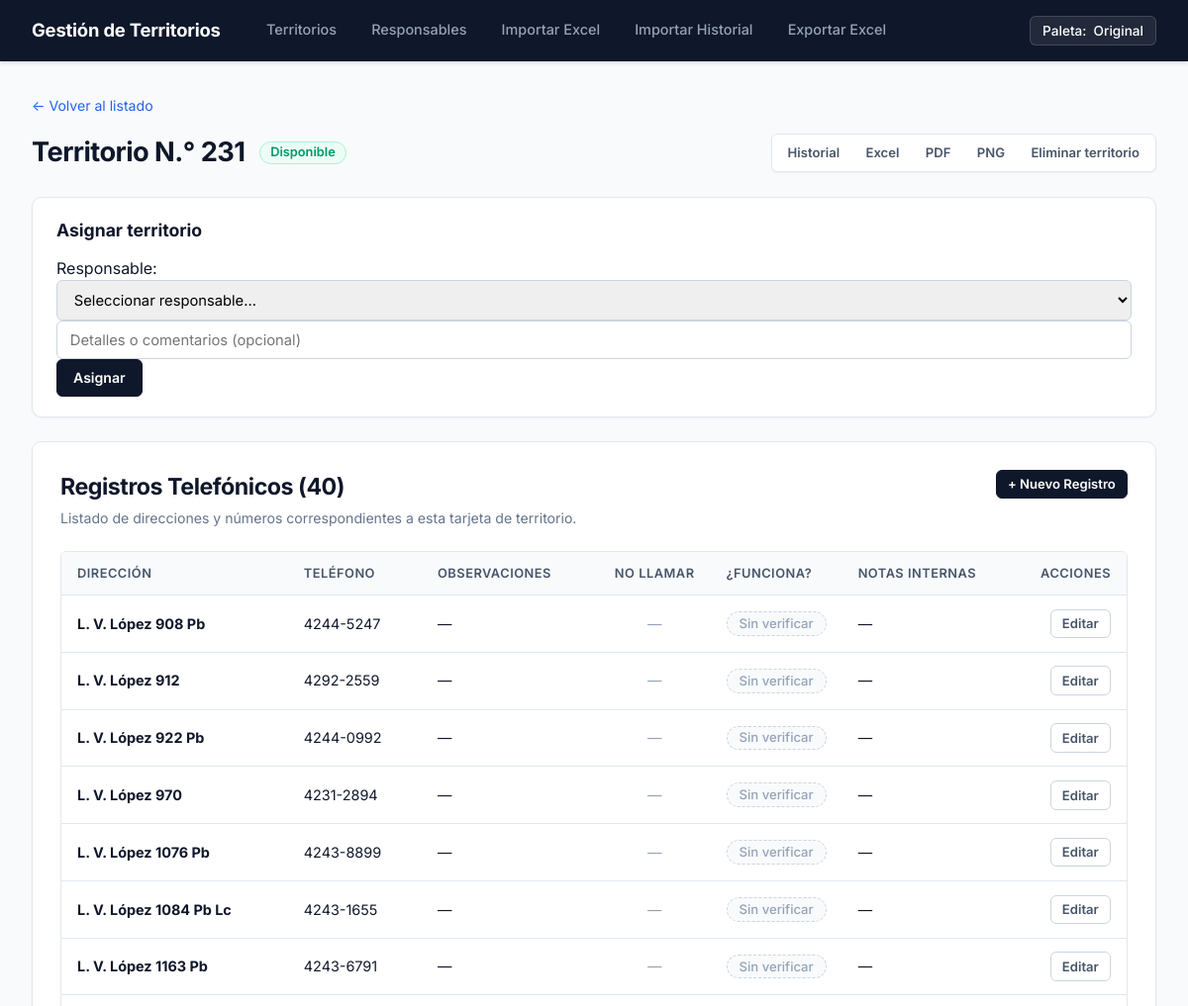
The page /territorio/97 (upper part) on the database as committed earlier.
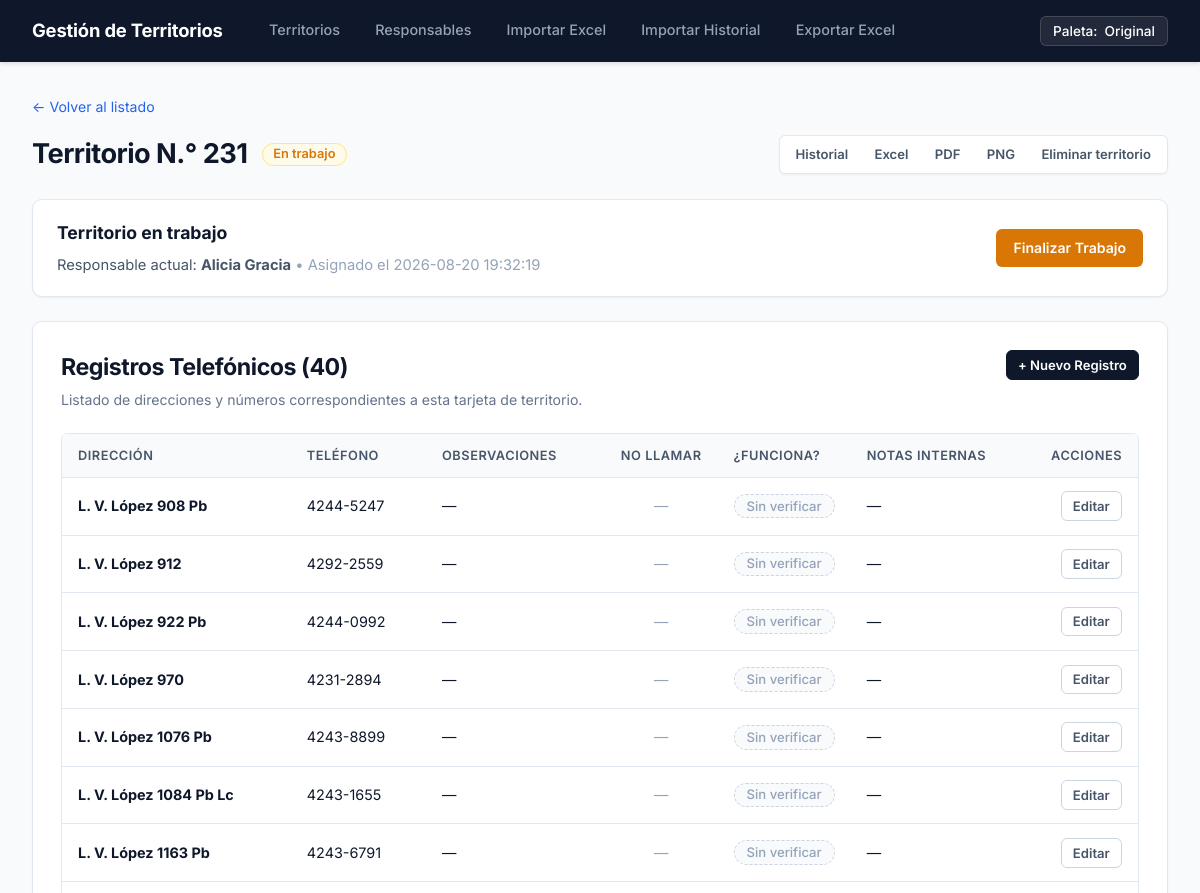
The same page on the database as committed later.
### tables this page shows
CREATE TABLE territorios (
    id INTEGER PRIMARY KEY AUTOINCREMENT,
    numero TEXT NOT NULL UNIQUE,
    estado TEXT CHECK(estado IN ('Disponible', 'En trabajo')) DEFAULT 'Disponible'
);

CREATE TABLE responsables (
    id INTEGER PRIMARY KEY AUTOINCREMENT,
    nombre TEXT NOT NULL,
    activo INTEGER DEFAULT 1 -- 1: activo, 0: inactivo
, telefono TEXT DEFAULT NULL, email TEXT DEFAULT NULL, fecha_alta TEXT DEFAULT NULL);

CREATE TABLE asignaciones (
    id INTEGER PRIMARY KEY AUTOINCREMENT,
    territorio_id INTEGER NOT NULL,
    responsable_id INTEGER NOT NULL,
    fecha_asignado TEXT NOT NULL,      -- Formato ISO: YYYY-MM-DD HH:MM:SS
    fecha_finalizacion TEXT DEFAULT NULL,
    detalles TEXT,
    FOREIGN KEY (territorio_id) REFERENCES territorios(id),
    FOREIGN KEY (responsable_id) REFERENCES responsables(id)
);

### routes/territorios.py (the view)
    @app.route("/territorio/<int:territorio_id>")
    def territorio_detalle(territorio_id):
        conn = get_connection()
        territorio = conn.execute(
            "SELECT * FROM territorios WHERE id = ?", (territorio_id,)
        ).fetchone()
        if territorio is None:
            conn.close()
            abort(404)
        registros = conn.execute(
            "SELECT * FROM registros WHERE territorio_id = ? ORDER BY id",
            (territorio_id,),
        ).fetchall()
        asignacion_activa = conn.execute(
            """
            SELECT a.*, r.nombre AS responsable_nombre
            FROM asignaciones a
            JOIN responsables r ON r.id = a.responsable_id
            WHERE a.territorio_id = ? AND a.fecha_finalizacion IS NULL
            """,
            (territorio_id,),
        ).fetchone()
        responsables = conn.execute(
            "SELECT * FROM responsables WHERE activo = 1 ORDER BY nombre"
        ).fetchall()
        conn.close()
        return render_template(
            "territorio.html",
            territorio=territorio,
            registros=registros,
            asignacion_activa=asignacion_activa,
            responsables=responsables,
        )

### app/db.py (called while the page is built)
def get_connection():
    connection = sqlite3.connect(DATABASE_PATH)
    connection.row_factory = sqlite3.Row
    connection.execute("PRAGMA foreign_keys = ON")
    return connection

### templates/territorio.html (shortened to what the changed rows need)
{% extends "base.html" %}
{% block content %}
<div class="header-detalle-territorio" data-territorio-numero="{{ territorio.numero }}">
    <div class="territorio-hero">
        <div class="hero-left">
            <h2 class="hero-title">Territorio N.° {{ territorio.numero }}</h2>
            <div class="hero-badge">
                <span
                    class="badge {{ 'badge-en-trabajo' if territorio.estado == 'En trabajo' else 'badge-disponible' }}">
                    {{ territorio.estado }}
                </span>
            </div>
        </div>
    </div>
</div>
{% if territorio.estado == 'Disponible' %}
<div class="panel-accion">
    <h3>Asignar territorio</h3>
    {% if responsables|length == 0 %}
    <p class="text-muted">No hay responsables activos todavía. Podés agregarlos en la sección de Responsables.</p>
    {% else %}
    <form method="post" action="{{ url_for('territorio_asignar', territorio_id=territorio.id) }}" class="form-asignar">
        <div class="form-inline-group">
            <label for="responsable_id">Responsable:</label>
            <select name="responsable_id" id="responsable_id" class="form-control" required>
                <option value="" disabled selected>Seleccionar responsable...</option>
            </select>
        </div>
        <div class="form-inline-group flex-grow">
            <input type="text" name="detalles" placeholder="Detalles o comentarios (opcional)" class="form-control">
        </div>
        <button type="submit" class="btn btn-primary">Asignar</button>
    </form>
    {% endif %}
</div>
{% elif territorio.estado == 'En trabajo' %}
<div class="panel-accion panel-en-trabajo">
    <div class="info-asignacion">
        <h3>Territorio en trabajo</h3>
        {% if asignacion_activa %}
        <p>
            Responsable actual: <strong>{{ asignacion_activa.responsable_nombre }}</strong>
            <span class="text-muted">&bull; Asignado el {{ asignacion_activa.fecha_asignado }}</span>
        </p>
        {% endif %}
    </div>
    <form method="post" action="{{ url_for('territorio_finalizar', territorio_id=territorio.id) }}"
        data-submit-action="confirmar-finalizar-territorio">
        <button type="submit" class="btn btn-warning">Finalizar Trabajo</button>
    </form>
</div>
{% endif %}
<section class="main-card" style="margin-top: 1.5rem;">
    {% if registros|length == 0 %}
    <div class="estado-vacio">
        <p class="vacio-titulo">Este territorio todavía no tiene registros cargados</p>
        <p class="vacio-sub">Podés agregar un registro manualmente o importar desde un archivo Excel.</p>
        <button type="button" class="btn btn-primary btn-sm" id="btn-crear-primer-reg">+ Agregar Primer
            Registro</button>
    </div>
    {% else %}
    <div class="table-responsive">
        <table class="tabla-moderna tabla-registros-view">
            <thead>
                <tr>
                    <th>Dirección</th>
                    <th>Teléfono</th>
                    <th>Observaciones</th>
                    <th style="text-align: center; width: 100px;">No llamar</th>
                    <th style="width: 130px;">¿Funciona?</th>
                    <th>Notas internas</th>
                    <th style="text-align: right; width: 100px;">Acciones</th>
                </tr>
            </thead>
        </table>
    </div>
    {% endif %}
</section>
{% endblock %}

Rows that differ between the two databases and show on the page:
changed territorios: estado "Disponible" → "En trabajo"
now on this page (row unchanged): responsables: responsable_nombre "Alicia Gracia"
added asignaciones: fecha_asignado "2026-08-20 19:32:19"
Other text that changed with them:
form field responsable_id: "Seleccionar responsable..." → (not shown)
text no longer shown: "Asignar territorio Responsable: Asignar"
text now shown: "Territorio en trabajo Responsable actual: • Asignado el Finalizar Trabajo"
